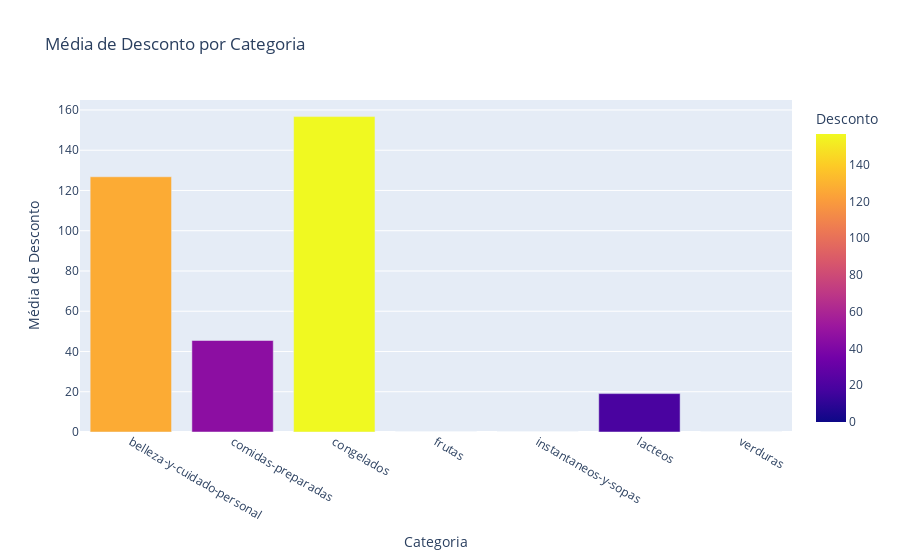

The notebook cell saved with this chart:
### Markdown cell above
# 4 - Plote um gráfico de barras onde temos a média de descontos por categoria.

### Code cell
# criar media do desconto por categoria
df2 = df.dropna()

desconto_medio = df2.groupby('Categoria')['Desconto'].mean()
print(desconto_medio,"\n")

# Verificar se ainda há valores nulos na coluna Desconto após o dropna()
if df2['Desconto'].isnull().any():
    print("Ainda há valores nulos na coluna 'Desconto' após dropna().")
    # Se houver, fazer outro dropna específico
    df2 = df2.dropna(subset=['Desconto'])
else:
    print("Não há valores nulos na coluna 'Desconto'.\n")

fig2 = px.bar(
    desconto_medio,
    x=desconto_medio.index,
    y=desconto_medio.values,
    title='Média de Desconto por Categoria',
    labels={'x': 'Categoria', 'y': 'Média de Desconto'},
    color='Desconto'
)
fig2.show()

### Figure 1 — Plotly figure (JSON) as saved in the notebook; plotly's stock layout.template omitted (floating-point values rounded to 4 significant figures)
{"data": [{"hovertemplate": "Categoria=%{x}<br>Média de Desconto=%{y}<br>Desconto=%{marker.color}<extra></extra>", "legendgroup": "", "marker": {"color": [126.8, 45.45, 156.7, 0.0, 0.0, 19.08, 0.0], "coloraxis": "coloraxis", "pattern": {"shape": ""}}, "name": "", "orientation": "v", "showlegend": false, "textposition": "auto", "type": "bar", "x": ["belleza-y-cuidado-personal", "comidas-preparadas", "congelados", "frutas", "instantaneos-y-sopas", "lacteos", "verduras"], "xaxis": "x", "y": [126.8, 45.45, 156.7, 0.0, 0.0, 19.08, 0.0], "yaxis": "y"}], "layout": {"barmode": "relative", "coloraxis": {"colorbar": {"title": {"text": "Desconto"}}, "colorscale": [[0, "#0d0887"], [0.1111, "#46039f"], [0.2222, "#7201a8"], [0.3333, "#9c179e"], [0.4444, "#bd3786"], [0.5556, "#d8576b"], [0.6667, "#ed7953"], [0.7778, "#fb9f3a"], [0.8889, "#fdca26"], [1, "#f0f921"]]}, "legend": {"tracegroupgap": 0}, "title": {"text": "Média de Desconto por Categoria"}, "xaxis": {"anchor": "y", "domain": [0, 1], "title": {"text": "Categoria"}}, "yaxis": {"anchor": "x", "domain": [0, 1], "title": {"text": "Média de Desconto"}}}}
